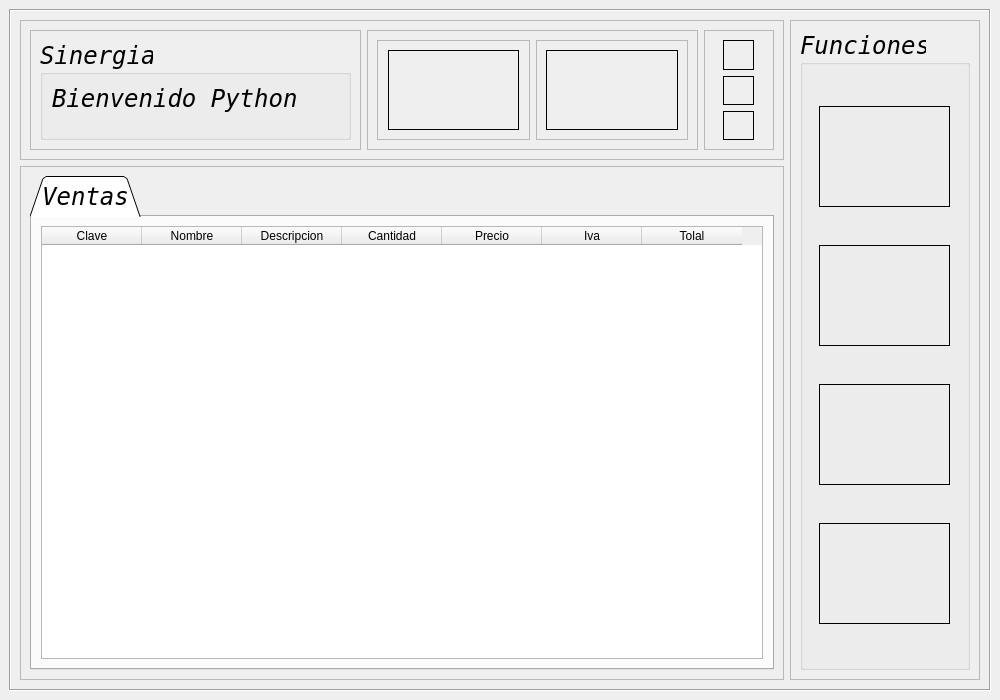
<?xml version="1.0" encoding="UTF-8"?>
<ui version="4.0">
 <class>Raiz</class>
 <widget class="QMainWindow" name="Raiz">
  <property name="geometry">
   <rect>
    <x>0</x>
    <y>0</y>
    <width>1000</width>
    <height>700</height>
   </rect>
  </property>
  <property name="font">
   <font>
    <family>NSimSun</family>
    <pointsize>18</pointsize>
    <italic>true</italic>
   </font>
  </property>
  <property name="windowTitle">
   <string>MainWindow</string>
  </property>
  <widget class="QWidget" name="grilla">
   <layout class="QHBoxLayout" name="horizontalLayout">
    <item>
     <widget class="QFrame" name="marco">
      <property name="frameShape">
       <enum>QFrame::Box</enum>
      </property>
      <property name="frameShadow">
       <enum>QFrame::Sunken</enum>
      </property>
      <layout class="QGridLayout" name="gridLayout_2">
       <item row="0" column="0">
        <widget class="QFrame" name="box">
         <property name="maximumSize">
          <size>
           <width>16777215</width>
           <height>140</height>
          </size>
         </property>
         <property name="frameShape">
          <enum>QFrame::StyledPanel</enum>
         </property>
         <property name="frameShadow">
          <enum>QFrame::Sunken</enum>
         </property>
         <layout class="QGridLayout" name="gridLayout">
          <item row="0" column="0">
           <widget class="QFrame" name="boxA">
            <property name="frameShape">
             <enum>QFrame::StyledPanel</enum>
            </property>
            <property name="frameShadow">
             <enum>QFrame::Raised</enum>
            </property>
            <layout class="QGridLayout" name="gridLayout_6">
             <item row="0" column="0">
              <widget class="QGroupBox" name="grup">
               <property name="title">
                <string>Sinergia</string>
               </property>
               <layout class="QGridLayout" name="gridLayout_7">
                <item row="0" column="0">
                 <widget class="QLabel" name="msg">
                  <property name="maximumSize">
                   <size>
                    <width>16777215</width>
                    <height>16777215</height>
                   </size>
                  </property>
                  <property name="text">
                   <string>Bienvenido Python </string>
                  </property>
                  <property name="textFormat">
                   <enum>Qt::AutoText</enum>
                  </property>
                  <property name="scaledContents">
                   <bool>false</bool>
                  </property>
                  <property name="alignment">
                   <set>Qt::AlignJustify|Qt::AlignTop</set>
                  </property>
                 </widget>
                </item>
               </layout>
              </widget>
             </item>
            </layout>
           </widget>
          </item>
          <item row="0" column="1">
           <widget class="QFrame" name="boxB">
            <property name="maximumSize">
             <size>
              <width>16777215</width>
              <height>16777215</height>
             </size>
            </property>
            <property name="frameShape">
             <enum>QFrame::StyledPanel</enum>
            </property>
            <property name="frameShadow">
             <enum>QFrame::Raised</enum>
            </property>
            <layout class="QGridLayout" name="gridLayout_4">
             <item row="0" column="0">
              <widget class="QFrame" name="A">
               <property name="maximumSize">
                <size>
                 <width>200</width>
                 <height>16777215</height>
                </size>
               </property>
               <property name="frameShape">
                <enum>QFrame::StyledPanel</enum>
               </property>
               <property name="frameShadow">
                <enum>QFrame::Raised</enum>
               </property>
               <layout class="QGridLayout" name="gridLayout_9">
                <item row="0" column="0">
                 <widget class="QLabel" name="imgA">
                  <property name="maximumSize">
                   <size>
                    <width>131</width>
                    <height>101</height>
                   </size>
                  </property>
                  <property name="frameShape">
                   <enum>QFrame::Box</enum>
                  </property>
                  <property name="text">
                   <string/>
                  </property>
                  <property name="pixmap">
                   <pixmap>../Pictures/Saved Pictures/terminator-skeleton-metal-black-eyes.jpg</pixmap>
                  </property>
                  <property name="scaledContents">
                   <bool>true</bool>
                  </property>
                 </widget>
                </item>
               </layout>
              </widget>
             </item>
             <item row="0" column="1">
              <widget class="QFrame" name="B">
               <property name="frameShape">
                <enum>QFrame::StyledPanel</enum>
               </property>
               <property name="frameShadow">
                <enum>QFrame::Raised</enum>
               </property>
               <layout class="QGridLayout" name="gridLayout_10">
                <item row="0" column="0">
                 <widget class="QLabel" name="imgB">
                  <property name="maximumSize">
                   <size>
                    <width>300</width>
                    <height>101</height>
                   </size>
                  </property>
                  <property name="frameShape">
                   <enum>QFrame::Box</enum>
                  </property>
                  <property name="text">
                   <string/>
                  </property>
                  <property name="pixmap">
                   <pixmap>../Pictures/Saved Pictures/terminator-skeleton-metal-black-eyes.jpg</pixmap>
                  </property>
                  <property name="scaledContents">
                   <bool>true</bool>
                  </property>
                 </widget>
                </item>
               </layout>
              </widget>
             </item>
            </layout>
           </widget>
          </item>
          <item row="0" column="2">
           <widget class="QFrame" name="boxC">
            <property name="maximumSize">
             <size>
              <width>70</width>
              <height>16777215</height>
             </size>
            </property>
            <property name="frameShape">
             <enum>QFrame::StyledPanel</enum>
            </property>
            <property name="frameShadow">
             <enum>QFrame::Raised</enum>
            </property>
            <layout class="QGridLayout" name="gridLayout_3">
             <item row="0" column="0">
              <widget class="QLabel" name="minx">
               <property name="maximumSize">
                <size>
                 <width>31</width>
                 <height>31</height>
                </size>
               </property>
               <property name="frameShape">
                <enum>QFrame::Box</enum>
               </property>
               <property name="text">
                <string/>
               </property>
               <property name="pixmap">
                <pixmap>../Pictures/Saved Pictures/terminator-skeleton-metal-black-eyes.jpg</pixmap>
               </property>
               <property name="scaledContents">
                <bool>true</bool>
               </property>
              </widget>
             </item>
             <item row="1" column="0">
              <widget class="QLabel" name="maxb">
               <property name="maximumSize">
                <size>
                 <width>31</width>
                 <height>31</height>
                </size>
               </property>
               <property name="frameShape">
                <enum>QFrame::Box</enum>
               </property>
               <property name="text">
                <string/>
               </property>
               <property name="pixmap">
                <pixmap>../Pictures/Saved Pictures/terminator-skeleton-metal-black-eyes.jpg</pixmap>
               </property>
               <property name="scaledContents">
                <bool>true</bool>
               </property>
              </widget>
             </item>
             <item row="2" column="0">
              <widget class="QLabel" name="clos">
               <property name="maximumSize">
                <size>
                 <width>31</width>
                 <height>31</height>
                </size>
               </property>
               <property name="frameShape">
                <enum>QFrame::Box</enum>
               </property>
               <property name="text">
                <string/>
               </property>
               <property name="pixmap">
                <pixmap>../Pictures/Saved Pictures/terminator-skeleton-metal-black-eyes.jpg</pixmap>
               </property>
               <property name="scaledContents">
                <bool>true</bool>
               </property>
              </widget>
             </item>
            </layout>
           </widget>
          </item>
         </layout>
        </widget>
       </item>
       <item row="0" column="1" rowspan="2">
        <widget class="QFrame" name="box2">
         <property name="maximumSize">
          <size>
           <width>230</width>
           <height>16777215</height>
          </size>
         </property>
         <property name="frameShape">
          <enum>QFrame::StyledPanel</enum>
         </property>
         <property name="frameShadow">
          <enum>QFrame::Sunken</enum>
         </property>
         <layout class="QGridLayout" name="gridLayout_5">
          <item row="0" column="0">
           <widget class="QGroupBox" name="grup2">
            <property name="title">
             <string>Funciones</string>
            </property>
            <layout class="QGridLayout" name="gridLayout_8">
             <item row="0" column="0">
              <widget class="QLabel" name="func1">
               <property name="maximumSize">
                <size>
                 <width>131</width>
                 <height>101</height>
                </size>
               </property>
               <property name="frameShape">
                <enum>QFrame::Box</enum>
               </property>
               <property name="text">
                <string/>
               </property>
               <property name="pixmap">
                <pixmap>../Pictures/Saved Pictures/terminator-skeleton-metal-black-eyes.jpg</pixmap>
               </property>
               <property name="scaledContents">
                <bool>true</bool>
               </property>
              </widget>
             </item>
             <item row="1" column="0">
              <widget class="QLabel" name="func2">
               <property name="maximumSize">
                <size>
                 <width>131</width>
                 <height>101</height>
                </size>
               </property>
               <property name="frameShape">
                <enum>QFrame::Box</enum>
               </property>
               <property name="text">
                <string/>
               </property>
               <property name="pixmap">
                <pixmap>../Pictures/Saved Pictures/terminator-skeleton-metal-black-eyes.jpg</pixmap>
               </property>
               <property name="scaledContents">
                <bool>true</bool>
               </property>
              </widget>
             </item>
             <item row="2" column="0">
              <widget class="QLabel" name="func3">
               <property name="maximumSize">
                <size>
                 <width>131</width>
                 <height>101</height>
                </size>
               </property>
               <property name="frameShape">
                <enum>QFrame::Box</enum>
               </property>
               <property name="text">
                <string/>
               </property>
               <property name="pixmap">
                <pixmap>../Pictures/Saved Pictures/terminator-skeleton-metal-black-eyes.jpg</pixmap>
               </property>
               <property name="scaledContents">
                <bool>true</bool>
               </property>
              </widget>
             </item>
             <item row="3" column="0">
              <widget class="QLabel" name="func4">
               <property name="maximumSize">
                <size>
                 <width>131</width>
                 <height>101</height>
                </size>
               </property>
               <property name="frameShape">
                <enum>QFrame::Box</enum>
               </property>
               <property name="text">
                <string/>
               </property>
               <property name="pixmap">
                <pixmap>../Pictures/Saved Pictures/terminator-skeleton-metal-black-eyes.jpg</pixmap>
               </property>
               <property name="scaledContents">
                <bool>true</bool>
               </property>
              </widget>
             </item>
            </layout>
           </widget>
          </item>
         </layout>
        </widget>
       </item>
       <item row="1" column="0">
        <widget class="QFrame" name="box3">
         <property name="maximumSize">
          <size>
           <width>16777215</width>
           <height>16777215</height>
          </size>
         </property>
         <property name="frameShape">
          <enum>QFrame::StyledPanel</enum>
         </property>
         <property name="frameShadow">
          <enum>QFrame::Sunken</enum>
         </property>
         <layout class="QGridLayout" name="gridLayout_11">
          <item row="0" column="0">
           <widget class="QTabWidget" name="ceja">
            <property name="tabShape">
             <enum>QTabWidget::Triangular</enum>
            </property>
            <property name="currentIndex">
             <number>0</number>
            </property>
            <widget class="QWidget" name="tab">
             <attribute name="title">
              <string>Ventas</string>
             </attribute>
             <layout class="QGridLayout" name="gridLayout_12">
              <item row="0" column="0">
               <widget class="QTableWidget" name="tabla">
                <column>
                 <property name="text">
                  <string>Clave</string>
                 </property>
                </column>
                <column>
                 <property name="text">
                  <string>Nombre</string>
                 </property>
                </column>
                <column>
                 <property name="text">
                  <string>Descripcion</string>
                 </property>
                </column>
                <column>
                 <property name="text">
                  <string>Cantidad</string>
                 </property>
                </column>
                <column>
                 <property name="text">
                  <string>Precio</string>
                 </property>
                </column>
                <column>
                 <property name="text">
                  <string>Iva</string>
                 </property>
                </column>
                <column>
                 <property name="text">
                  <string>Tolal</string>
                 </property>
                </column>
               </widget>
              </item>
             </layout>
            </widget>
           </widget>
          </item>
         </layout>
        </widget>
       </item>
      </layout>
     </widget>
    </item>
   </layout>
  </widget>
 </widget>
 <resources/>
 <connections/>
</ui>
